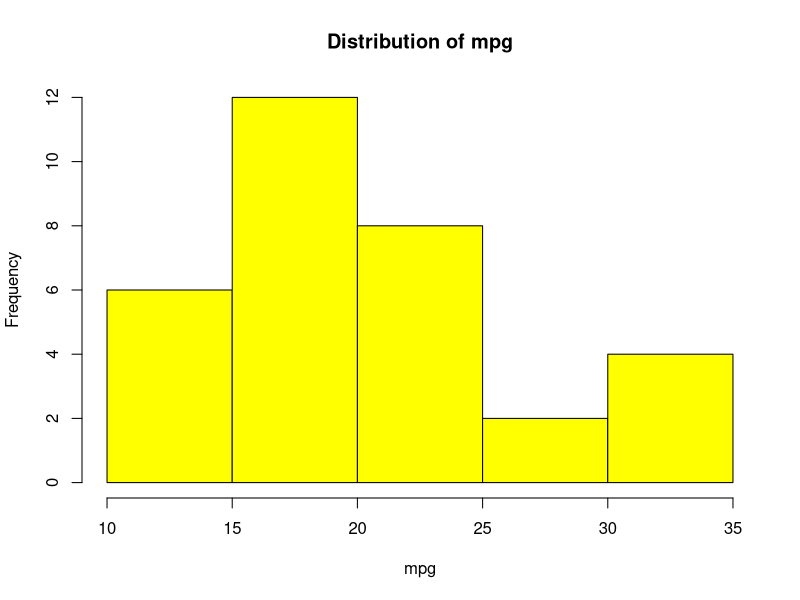
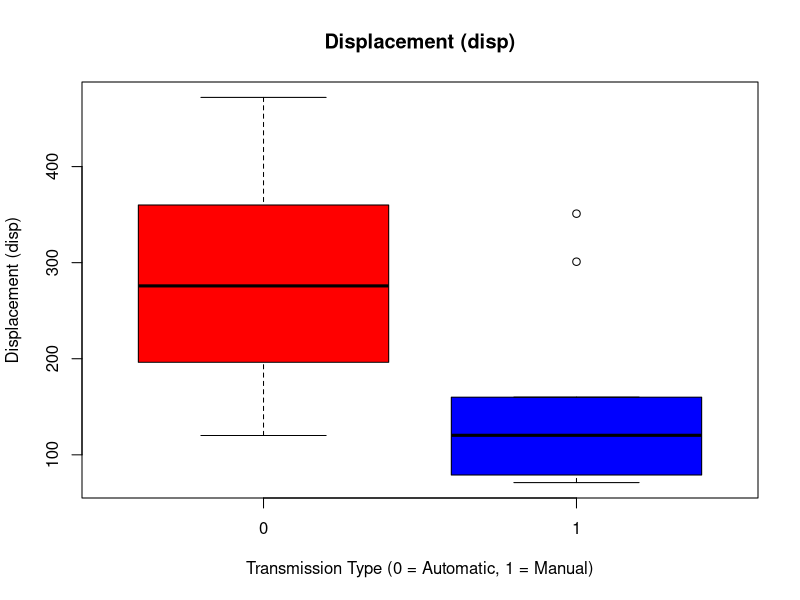

Write the R code that produced these figures, in order.
#1
#a
V1 <- c(10, 20, 30, 40, 50, 60, 70, 80, 90, 100, 110, 120)
V1

#b
mean(V1)
median(V1)
quantile(V1)

#c
M1 <- matrix(V1, nrow = 4, ncol = 3, byrow = TRUE)
M1

#d
rownames(M1) <- c("R1", "R2", "R3", "R4")
colnames(M1) <- c("C1", "C2", "C3")

M1

#2

#1
EmpData <- data.frame(
  EmpID = c("#01", "#02", "#03", "#04", "#05", "#06", "#07", "#08", "#09", "#10"),
  EmpName = c("A", "B", "C", "D", "E", "F", "G", "H", "I", "J"),
  Gender = c("M", "F", "F", "M", "M", "F", "M", "M", "M", "F"),
  Department = c("IT", "HR", "FINANCE", "FINANCE", "HR", "IT", "IT", "HR", "FINANCE", "IT"),
  Salary = c(750, 500, 550, 500, 400, 700, 600, 450, 500, 650)
)

EmpData

#2
EmpData$Salary <- EmpData$Salary + 100
EmpData

#3
fin_emp <- EmpData[EmpData$Department == "FINANCE", ]
fin_emp

#4
sal_emp <- EmpData$EmpName[EmpData$Salary > 600]
sal_emp

#5
a <- EmpData$EmpName[EmpData$Department == "IT" & EmpData$Salary < 700]
a


#Question 3

#1
attach(mtcars) 

hist(mpg,
        main="Distribution of mpg",
        xlab ="mpg",
        ylab="Frequency",
        col="yellow")

#2
boxplot(disp ~ am,
        main = "Displacement (disp)",
        xlab = "Transmission Type (0 = Automatic, 1 = Manual)",
        ylab = "Displacement (disp)",
        col = c("red", "blue"))
#3
summary(wt)

#4
wt_engine <- aggregate(wt ~ vs, FUN = summary)
wt_engine

#5
deciles <- quantile(hp, probs = seq(0.1, 0.9,0.1))
deciles

